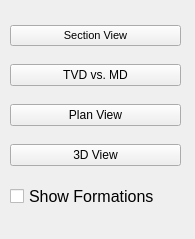
<?xml version="1.0" encoding="UTF-8"?>
<ui version="4.0">
 <class>chartWindow</class>
 <widget class="QMainWindow" name="chartWindow">
  <property name="geometry">
   <rect>
    <x>0</x>
    <y>0</y>
    <width>195</width>
    <height>239</height>
   </rect>
  </property>
  <property name="windowTitle">
   <string>DT - WPE - Chart View - {well}</string>
  </property>
  <widget class="QWidget" name="centralwidget">
   <widget class="QWidget" name="">
    <property name="geometry">
     <rect>
      <x>10</x>
      <y>13</y>
      <width>171</width>
      <height>211</height>
     </rect>
    </property>
    <layout class="QVBoxLayout" name="verticalLayout">
     <item>
      <widget class="QPushButton" name="sectionBtn">
       <property name="font">
        <font>
         <pointsize>8</pointsize>
        </font>
       </property>
       <property name="text">
        <string>Section View</string>
       </property>
      </widget>
     </item>
     <item>
      <widget class="QPushButton" name="tvdBtn">
       <property name="text">
        <string>TVD vs. MD</string>
       </property>
      </widget>
     </item>
     <item>
      <widget class="QPushButton" name="planBtn">
       <property name="text">
        <string>Plan View</string>
       </property>
      </widget>
     </item>
     <item>
      <widget class="QPushButton" name="threedBtn">
       <property name="text">
        <string>3D View</string>
       </property>
      </widget>
     </item>
     <item>
      <widget class="QCheckBox" name="formationsBox">
       <property name="font">
        <font>
         <pointsize>12</pointsize>
        </font>
       </property>
       <property name="text">
        <string>Show Formations</string>
       </property>
      </widget>
     </item>
    </layout>
   </widget>
  </widget>
 </widget>
 <resources/>
 <connections/>
</ui>
